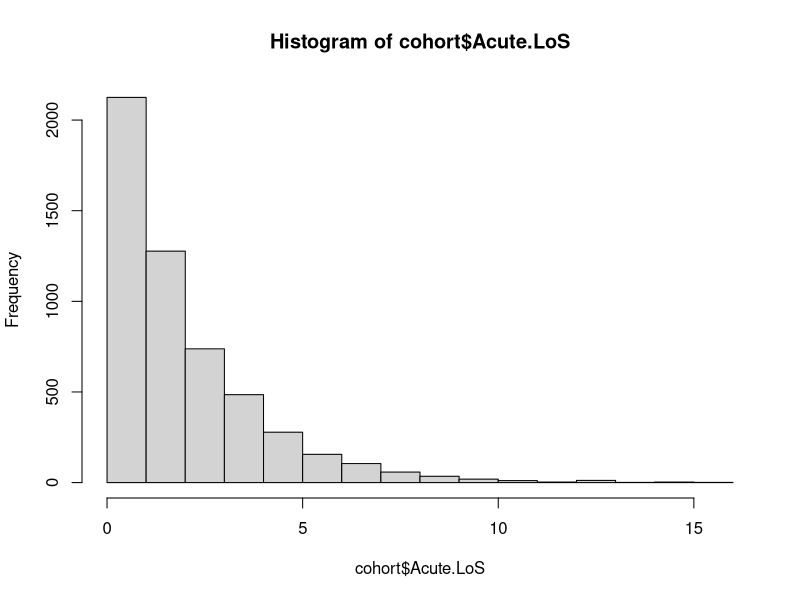

Write the R code that produced this figure. (Note: this script raises an error after producing the figure.)
# ----------------- Simulated data for GEMINI Portal demo ----------------------

set.seed(200)
N <- sample(100:1000, 10, replace = T)

patient <- rep(1:10, N)
cohort <- data.frame(EncID.new = 1: length(patient), physician = patient)
cohort$Acute.LoS = rexp(nrow(cohort), 0.5)

hist(cohort$Acute.LoS)
ddply(cohort, ~physician, summarize,
      ave.acute.los = mean(Acute.LoS)) %>% 
  ggplot(aes(x = physician, y = ave.acute.los)) + geom_bar(stat = "identity",
                                                           width = 0.5)
